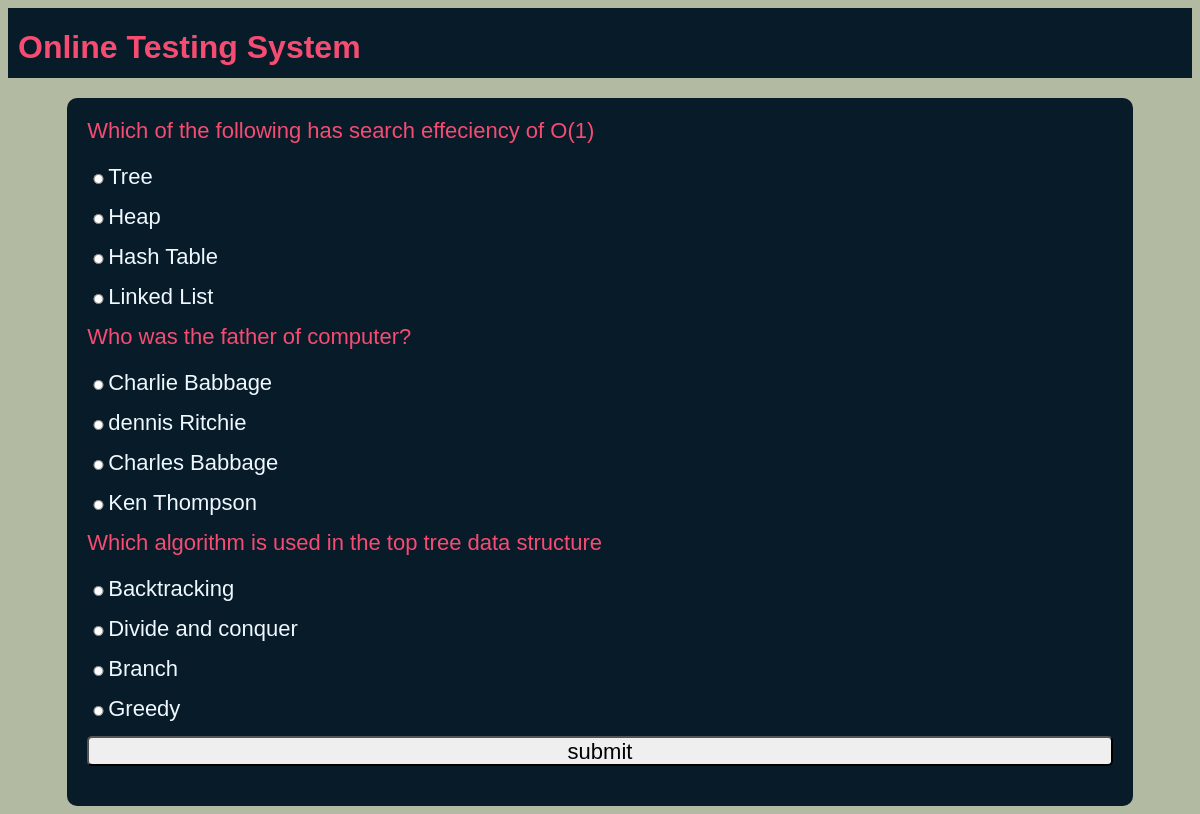
Page /OTS/test-paper?n=3 on the committed database.
### OTS/models.py (models this page shows)
class Question(models.Model):
    qid=models.BigAutoField(primary_key=True,auto_created=True)
    que=models.TextField()
    a=models.CharField(max_length=255)
    b=models.CharField(max_length=255)
    c=models.CharField(max_length=255)
    d=models.CharField(max_length=255)
    ans=models.CharField(max_length=3)

### OTS/views.py (the view)
# urls.py: path('test-paper',testpaper,name='testpaper'),
def testpaper(request):
    if 'name' not in request.session.keys():
        res=HttpResponseRedirect('login')
    n=int(request.GET['n'])
    question_pool=list(Question.objects.all())
    random.shuffle(question_pool)
    questions_list=question_pool[:n]
    context={
        'questions': questions_list
    }
    res=render(request,'testpaper.html',context)
    return res

### OTS/templates/testpaper.html (shortened to what this page needs)
{% extends 'master.html' %}
{% block content %}
    <form action="{% url 'OTS:calculateTest' %}" method="post">
        {% for question in questions %}
        <div class="question">
            {{ question.que}}
        </div>
        <div class="options"><input type="radio" name="q{{question.qid}}" value="a">{{question.a}}</div>
        <div class="options"><input type="radio" name="q{{question.qid}}" value="b">{{question.b}}</div>
        <div class="options"><input type="radio" name="q{{question.qid}}" value="c">{{question.c}}</div>
        <div class="options"><input type="radio" name="q{{question.qid}}" value="d">{{question.d}}</div>
        {% endfor %}
        <div><input type="submit" value="submit"></div>
    </form>
{% endblock %}

### OTS/static/theme.css (style rules this page uses)
* { font-family: 'Gill Sans', 'Gill Sans MT', Calibri, 'Trebuchet MS', sans-serif; }
:root { --bg-color: rgb(5, 5, 5); --second-bg-color: #101111; --text-color: #ededed; --main-color: #14660d; }
body { background-color: #b2baa2; }

### OTS/static/formstyle.css (style rules this page uses)
form { box-sizing: border-box; padding: 20px; border-radius: 10px; background-color: #081b29; width: 90%; min-height: 300px; }
input { display: block; width: 100%; margin-bottom: 20px; height: 30px; font-size: 22px; border-radius: 5px; }
.question { color: #f64c72; font-size: 22px; margin-bottom: 20px; }
.options { font-size: 22px; color: aliceblue; }
.options input { display: inline; width: fit-content; height: 10px; }

### rows in the picture
Question: que "Which of the following has search effeciency of O(1)", a "Tree", b "Heap", c "Hash Table", d "Linked List"
Question: que "Who was the father of computer?", a "Charlie Babbage", b "dennis Ritchie", c "Charles Babbage", d "Ken Thompson"
Question: que "Which algorithm is used in the top tree data structure", a "Backtracking", b "Divide and conquer", c "Branch", d "Greedy"
